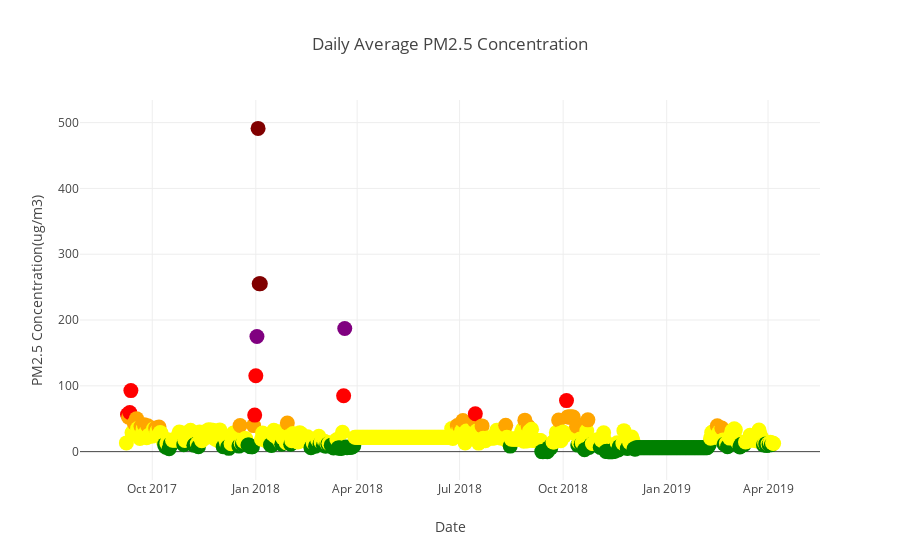

The cell this chart's notebook holds for it:
### Code cell
##remove nan for visualizations 
#y = daily_average_airquality_data_concentrations['PM2.5(Ug/m3)'].dropna()
y = daily_average_airquality_data_concentrations['PM2.5(Ug/m3)'].dropna().values
pm25 = go.Scatter(x=daily_average_airquality_data_concentrations.dropna().index,
                  y = daily_average_airquality_data_concentrations['PM2.5(Ug/m3)'].dropna().values, 
                  mode='markers',
                  marker = dict(color=list(map(SetColor, y)),size=15)
                  
                 ) 

layout = go.Layout(title='Daily Average PM2.5 Concentration', xaxis=dict(title='Date'),
                   yaxis=dict(title='PM2.5 Concentration(ug/m3)'))

fig = go.Figure(data=[pm25], layout=layout)
iplot(fig)
pio.write_image(fig, os.path.join(filepath , 'daily_average_pm25_concentration.png'))

### Figure 1 — Plotly figure (JSON) as saved in the notebook; plotly's stock layout.template omitted (floating-point values rounded to 4 significant figures; data arrays with more than 128 entries replaced by an {"elided": "..."} marker saying what was removed)
{"data": [{"marker": {"color": {"elided": "576 str values"}, "size": 15}, "mode": "markers", "type": "scatter", "uid": "0ea65ac3-ae0f-4736-94d0-c845d495d338", "x": {"elided": "576 str values"}, "y": {"elided": "576 float values"}}], "layout": {"title": {"text": "Daily Average PM2.5 Concentration"}, "xaxis": {"title": {"text": "Date"}}, "yaxis": {"title": {"text": "PM2.5 Concentration(ug/m3)"}}}}
